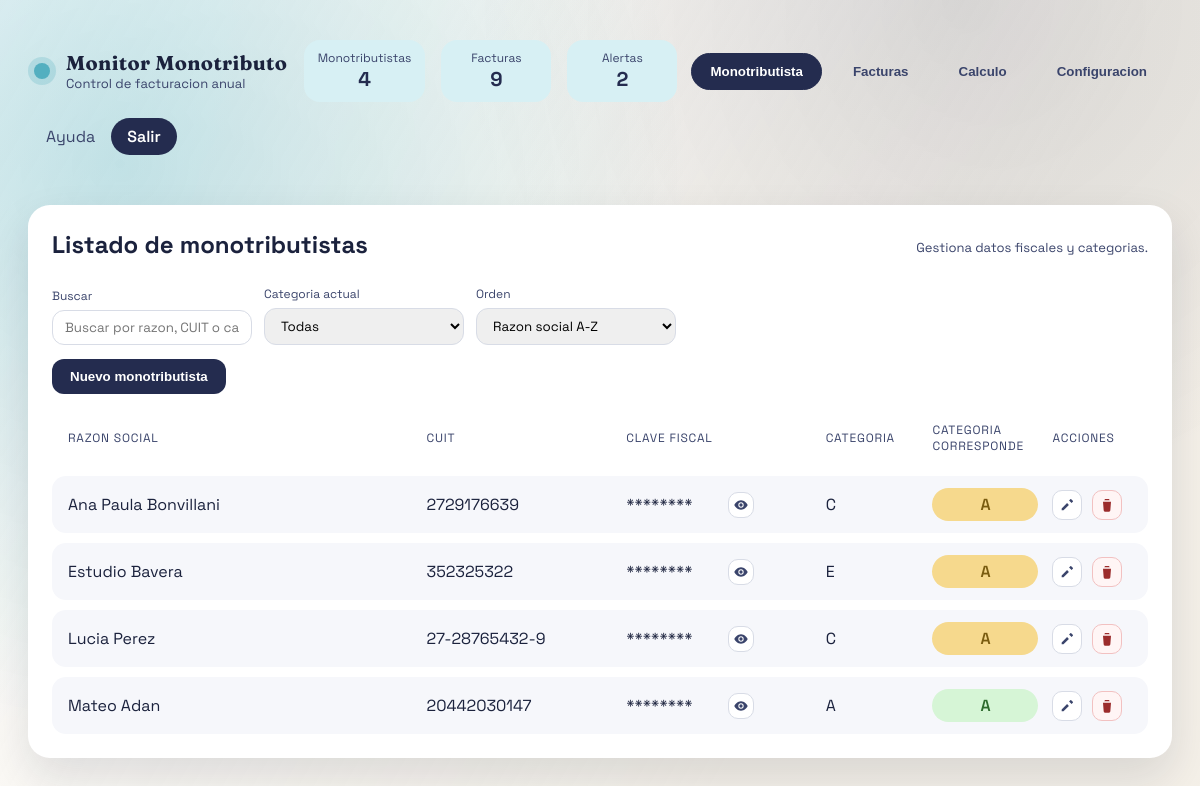
Screenshot of / (signed in) with the database file from the repository.
### website/models.py (models this page shows)
class Monotributista(db.Model):
    id = db.Column(db.Integer, primary_key=True)
    razon_social = db.Column(db.String(160), nullable=False)
    cuit = db.Column(db.String(20), nullable=False)
    clave_fiscal = db.Column(db.String(120), nullable=False)
    categoria_actual_id = db.Column(db.Integer, db.ForeignKey("categoria.id"))
    categoria_corresponde_id = db.Column(db.Integer, db.ForeignKey("categoria.id"))
    categoria_actual = db.relationship(
        "Categoria", foreign_keys=[categoria_actual_id], lazy="joined"
    )
    categoria_corresponde = db.relationship(
        "Categoria", foreign_keys=[categoria_corresponde_id], lazy="joined"
    )
    facturas = db.relationship(
        "Factura", back_populates="monotributista", cascade="all, delete-orphan"
    )

### website/views.py (the view)
@main_bp.route("/")
@login_required
def dashboard():
    active_tab = request.args.get("tab", "monotributistas")
    anchor_param = request.args.get("anchor")
    anchor_date = parse_anchor(anchor_param) or date.today().replace(day=1)
    anchor_value = f"{anchor_date.year:04d}-{anchor_date.month:02d}"
    monotributistas_raw = Monotributista.query.order_by(Monotributista.razon_social).all()
    categorias_raw = Categoria.query.order_by(Categoria.orden).all()
    categorias_sorted = sorted(categorias_raw, key=lambda item: item.tope_facturacion)
    facturas_raw = Factura.query.order_by(Factura.fecha.desc()).all()
    anchor_actual = date.today().replace(day=1)
    monotributistas = []
    for item in monotributistas_raw:
        _, total_actual = calcular_totales(item, anchor_actual)
        corresponde = categoria_por_total(total_actual, categorias_sorted) or item.categoria_actual
        monotributistas.append(
            {
                "id": item.id,
                "razon_social": item.razon_social,
                "cuit": item.cuit,
                "clave_fiscal": item.clave_fiscal,
                "categoria_actual": item.categoria_actual.nombre if item.categoria_actual else "-",
                "categoria_corresponde": (
                    corresponde.nombre if corresponde else (item.categoria_actual.nombre if item.categoria_actual else "-")
                ),
                "estado_categoria": estado_categoria(item.categoria_actual, corresponde),
            }
        )
    facturas = [
        {
            "id": item.id,
            "facturador": item.monotributista.razon_social if item.monotributista else "-",
            "fecha": format_date(item.fecha),
            "fecha_iso": item.fecha.isoformat(),
            "tipo": item.tipo_comp,
            "numero": item.numero_comp,
            "cuit_receptor": item.cuit_receptor or "-",
            "razon_receptor": item.razon_social_receptor or "-",
            "importe": format_currency(item.importe_total),
            "importe_raw": str(item.importe_total),
            "desde": format_date(item.fecha_desde),
            "hasta": format_date(item.fecha_hasta),
            "concepto": item.concepto or "-",
        }
        for item in facturas_raw
    ]
    seleccionado_id = request.args.get("monotributista")
    seleccionado = None
    if seleccionado_id:
        seleccionado = Monotributista.query.get(int(seleccionado_id))
    if not seleccionado and monotributistas_raw:
        seleccionado = monotributistas_raw[0]
    detalle = (
        build_calculo(seleccionado, anchor_date, categorias_sorted)
        if seleccionado
        else None
    )
    return render_template(
        "dashboard.html",
        monotributistas=monotributistas,
        facturas=facturas,
        categorias=categorias_raw,
        categorias_table=[
            {
                "id": categoria.id,
                "nombre": categoria.nombre,
                "orden": categoria.orden,
                "tope": format_currency(categoria.tope_facturacion),
            }
            for categoria in categorias_raw
        ],
        monotributistas_select=monotributistas_raw,
        seleccionado_id=seleccionado.id if seleccionado else None,
        detalle=detalle,
        active_tab=active_tab,
        anchor_value=anchor_value,
    )

### website/models.py (called while the page is built)
def get_user_by_id(user_id: str) -> User | None:
    if not user_id:
        return None
    return User.query.get(int(user_id))

### website/views.py (called while the page is built)
def format_date(value: date | None) -> str:
    if not value:
        return ""
    return value.strftime("%d/%m/%Y")

def format_currency(value: Decimal | None) -> str:
    if value is None:
        return ""
    value = value.quantize(Decimal("0.01"))
    sign = "-" if value < 0 else ""
    value = abs(value)
    whole = int(value)
    cents = int((value - whole) * 100)
    whole_str = f"{whole:,}".replace(",", ".")
    return f"{sign}$ {whole_str},{cents:02d}"

def last_12_months(anchor: date):
    months = []
    year = anchor.year
    month = anchor.month
    for _ in range(12):
        months.append((year, month))
        month -= 1
        if month == 0:
            month = 12
            year -= 1
    return list(reversed(months))

def parse_anchor(value: str | None):
    if not value:
        return None
    try:
        year_str, month_str = value.split("-")
        return date(int(year_str), int(month_str), 1)
    except (ValueError, TypeError):
        return None

def categoria_por_total(total: Decimal, categorias: list[Categoria]):
    if not categorias:
        return None
    total = total.quantize(Decimal("0.01"))
    for categoria in categorias:
        if total <= categoria.tope_facturacion:
            return categoria
    return categorias[-1]

def estado_categoria(actual: Categoria | None, corresponde: Categoria | None) -> str:
    if not actual or not corresponde:
        return "mantiene"
    if corresponde.orden > actual.orden:
        return "sube"
    if corresponde.orden < actual.orden:
        return "baja"
    return "mantiene"

### website/templates/dashboard.html (shortened to what this page needs)
{% extends "base.html" %}
{% block header_row_content %}
<div class="topbar__meta">
  <div class="hero__stats hero__stats--compact">
    <div class="stat">
      <span>Monotributistas</span>
      <strong>{{ monotributistas | length }}</strong>
    </div>
    <div class="stat">
      <span>Facturas</span>
      <strong>{{ facturas | length }}</strong>
    </div>
    <div class="stat">
      <span>Alertas</span>
      <strong>2</strong>
    </div>
  </div>
  <div class="tabs__controls tabs__controls--topbar">
    <button class="tab {% if active_tab == 'monotributistas' %}is-active{% endif %}" data-tab="monotributistas">Monotributista</button>
    <button class="tab {% if active_tab == 'facturas' %}is-active{% endif %}" data-tab="facturas">Facturas</button>
    <button class="tab {% if active_tab == 'calculo' %}is-active{% endif %}" data-tab="calculo">Calculo</button>
    <button class="tab {% if active_tab == 'configuracion' %}is-active{% endif %}" data-tab="configuracion">Configuracion</button>
  </div>
</div>
{% endblock %}
{% block content %}
<section class="tabs">
  <div class="tabs__panel {% if active_tab == 'monotributistas' %}is-active{% endif %}" id="monotributistas">
    <div class="panel__header">
      <h2>Listado de monotributistas</h2>
      <span class="panel__hint">Gestiona datos fiscales y categorias.</span>
    </div>
    <div class="table-tools">
      <label class="field field--inline">
        Buscar
        <input type="text" id="monoSearch" placeholder="Buscar por razon, CUIT o categoria">
      </label>
      <label class="field field--inline">
        Categoria actual
        <select id="monoCategoria">
          <option value="">Todas</option>
        </select>
      </label>
      <label class="field field--inline">
        Orden
        <select id="monoOrden">
          <option value="razon_asc">Razon social A-Z</option>
        </select>
      </label>
    </div>
    <div class="panel__actions">
      <button class="primary" type="button" data-open="monotributista">Nuevo monotributista</button>
    </div>
    <div class="table">
      <div class="table__row table__head table__row--mono">
        <span>Razon Social</span>
        <span>CUIT</span>
        <span>Clave Fiscal</span>
        <span>Categoria</span>
        <span>Categoria corresponde</span>
        <span>Acciones</span>
      </div>
      {% for item in monotributistas %}
      <div class="table__row table__row--mono" data-row="mono" data-razon="{{ item.razon_social | lower }}" data-cuit="{{ item.cuit }}" data-categoria="{{ item.categoria_actual }}" data-corresponde="{{ item.categoria_corresponde }}" data-search="{{ (item.razon_social ~ ' ' ~ item.cuit ~ ' ' ~ item.categoria_actual ~ ' ' ~ item.categoria_corresponde) | lower }}">
        <span>{{ item.razon_social }}</span>
        <span>{{ item.cuit }}</span>
        <span class="secret-cell">
          <span class="secret" data-secret="{{ item.clave_fiscal }}">********</span>
          <button class="icon-button" type="button" data-toggle="secret" aria-label="Mostrar clave fiscal" title="Mostrar clave fiscal">
            <svg viewBox="0 0 24 24" aria-hidden="true" focusable="false">
              <path d="M12 5c-5 0-9 4.5-10 7 1 2.5 5 7 10 7s9-4.5 10-7c-1-2.5-5-7-10-7zm0 11a4 4 0 1 1 0-8 4 4 0 0 1 0 8z" fill="currentColor"/>
              <circle cx="12" cy="12" r="2.5" fill="currentColor"/>
            </svg>
          </button>
        </span>
        <span>{{ item.categoria_actual }}</span>
        <span class="badge badge--{{ item.estado_categoria }}">{{ item.categoria_corresponde }}</span>
        <span class="row-actions">
          <a class="icon-link" href="{{ url_for('main.edit_monotributista', monotributista_id=item.id) }}" aria-label="Editar">
            <svg viewBox="0 0 24 24" aria-hidden="true" focusable="false">
              <path d="M4 17.25V20h2.75l8.1-8.1-2.75-2.75-8.1 8.1zM20.7 7.04a1 1 0 0 0 0-1.41l-2.34-2.34a1 1 0 0 0-1.41 0l-1.83 1.83 3.75 3.75 1.83-1.83z" fill="currentColor"/>
            </svg>
          </a>
          <form method="post" action="{{ url_for('main.delete_monotributista', monotributista_id=item.id) }}" data-confirm="Confirmar eliminacion del monotributista?">
            <button class="icon-link icon-link--danger" type="submit" aria-label="Eliminar" title="Eliminar">
              <svg viewBox="0 0 24 24" aria-hidden="true" focusable="false">
                <path d="M6 7h12l-1 13a2 2 0 0 1-2 2H9a2 2 0 0 1-2-2L6 7zm3-4h6l1 2H8l1-2z" fill="currentColor"/>
              </svg>
            </button>
          </form>
        </span>
      </div>
      {% endfor %}
    </div>
  </div>
</section>
{% endblock %}

### website/templates/base.html (shortened to what this page needs)
<!DOCTYPE html>
<html lang="es">
<head>
  <link rel="stylesheet" href="{{ url_for('static', filename='css/style.css') }}">
</head>
<body class="page">
  <header class="topbar">
    <div class="topbar__row">
      <div class="brand">
        <span class="brand__dot"></span>
        <div>
          <div class="brand__title">Monitor Monotributo</div>
          <div class="brand__subtitle">Control de facturacion anual</div>
        </div>
      </div>
      {% block header_row_content %}{% endblock %}
      {% if current_user.is_authenticated %}
        <nav class="topbar__actions">
          <a class="ghost-link" href="#">Ayuda</a>
          <a class="primary-link" href="{{ url_for('auth.logout') }}">Salir</a>
        </nav>
      {% endif %}
    </div>
  </header>
  <main class="content">
    {% block content %}{% endblock %}
  </main>
</body>
</html>

### rows the page displays
Monotributista: razon_social "Ana Paula Bonvillani", cuit "2729176639", categoria_actual "C", categoria_corresponde "A"
Monotributista: razon_social "Estudio Bavera", cuit "352325322", categoria_actual "E", categoria_corresponde "A"
Monotributista: razon_social "Lucia Perez", cuit "27-28765432-9", categoria_actual "C", categoria_corresponde "A"
Monotributista: razon_social "Mateo Adan", cuit "20442030147", categoria_actual "A", categoria_corresponde "A"

### other values shown
{{ monotributistas | length }} "4"
{{ facturas | length }} "9"
